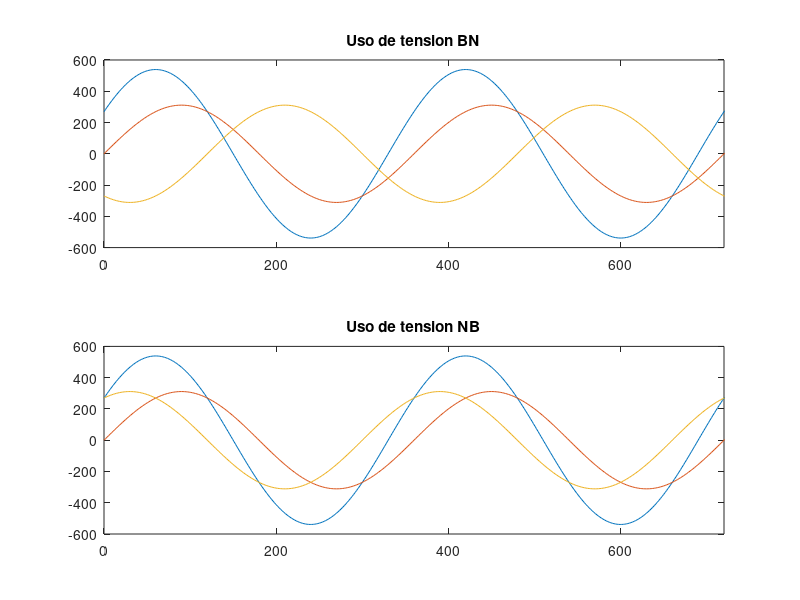
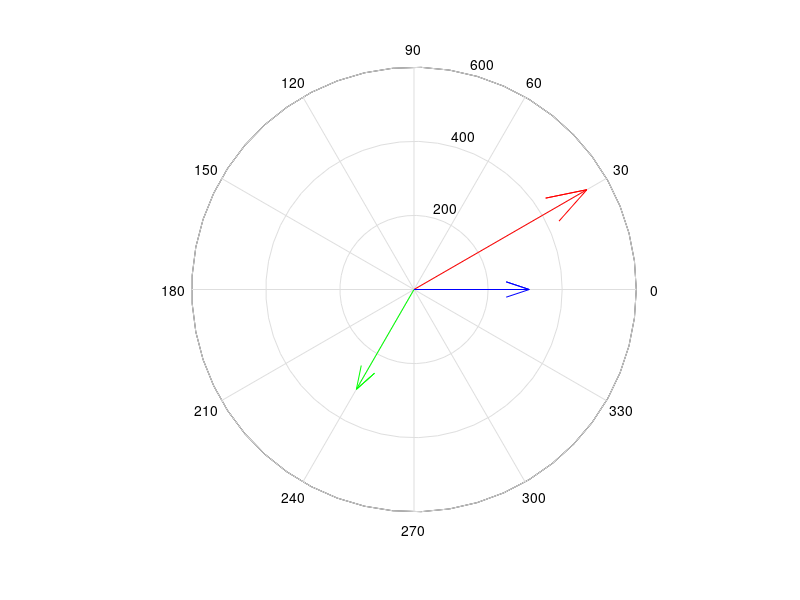
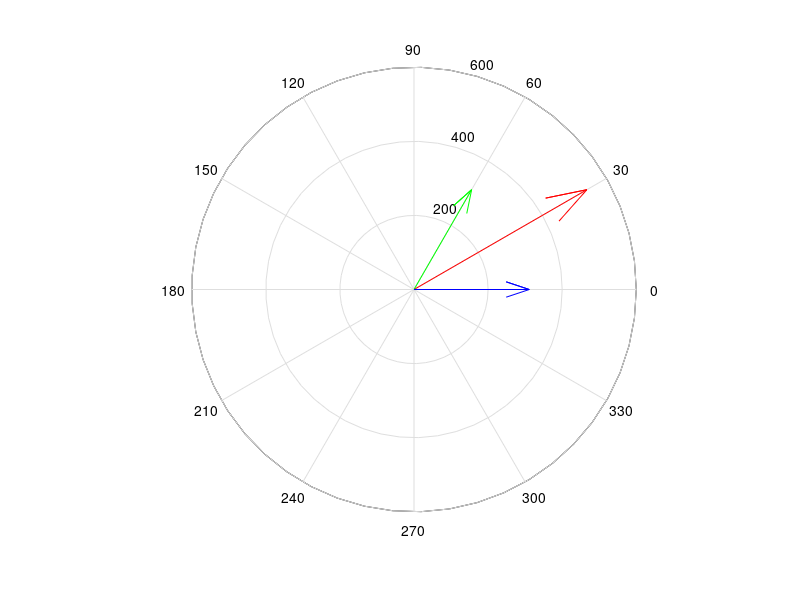

Reproduce these figures in MATLAB, in order.
clear all; 

t = (0:0.0001:1); f=50;
grados = t*18000;
tensionAn = sqrt(2)*220*sind(2*180*t*f);
tensionBn = sqrt(2)*220*sind(2*180*t*f+240);
tensionCn = sqrt(2)*220*sind(2*180*t*f+120);

tensionNb = sqrt(2)*220*sind(2*180*t*f+60);

%% calculo de tensiones de linea

tensionAb = tensionAn-tensionBn;
tensionaB = tensionAn+tensionNb;

figure
subplot(2,1,1)
plot(grados,tensionAb)
hold on
plot(grados,tensionAn)
plot(grados,tensionBn)
hold off
xlim([0 720])
title('Uso de tension BN')

subplot(2,1,2)
plot(grados,tensionaB)
hold on
plot(grados,tensionAn)
plot(grados,tensionNb)
hold off
xlim([0 720])
title('Uso de tension NB')

%% Fasores 
tension = sqrt(2)*220;
anguloAn = 0; anguloBn = 240;

xyAn = cosd(anguloAn)+1i*sind(anguloAn);
xyBn = cosd(anguloBn)+1i*sind(anguloBn);

parteReal = real(xyAn)-real(xyBn);
parteImaginaria = imag(xyAn) - imag(xyBn);
numeroComplejo = parteReal + parteImaginaria;

angulo = atan2d(parteImaginaria,parteReal);
magnitud = abs(numeroComplejo);
magnitud=tension*magnitud;

figure
compass(tension*parteReal,tension*parteImaginaria,'r');
hold on;
compass(tension*cosd(anguloBn),tension*sind(anguloBn),'g');
compass(tension*cosd(anguloAn),tension*sind(anguloAn),'b');

%% Fasores Dos
tension = sqrt(2)*220;
anguloAn = 0; anguloBn = 60;

xyAn = cosd(anguloAn)+1i*sind(anguloAn);
xyBn = cosd(anguloBn)+1i*sind(anguloBn);

parteReal = real(xyAn)+real(xyBn);
parteImaginaria = imag(xyAn) + imag(xyBn);
numeroComplejo = parteReal + parteImaginaria;

angulo = atan2d(parteImaginaria,parteReal);
magnitud = abs(numeroComplejo);
magnitud=tension*magnitud;

figure
compass(tension*parteReal,tension*parteImaginaria,'r');
hold on;
compass(tension*cosd(anguloBn),tension*sind(anguloBn),'g');
compass(tension*cosd(anguloAn),tension*sind(anguloAn),'b');
